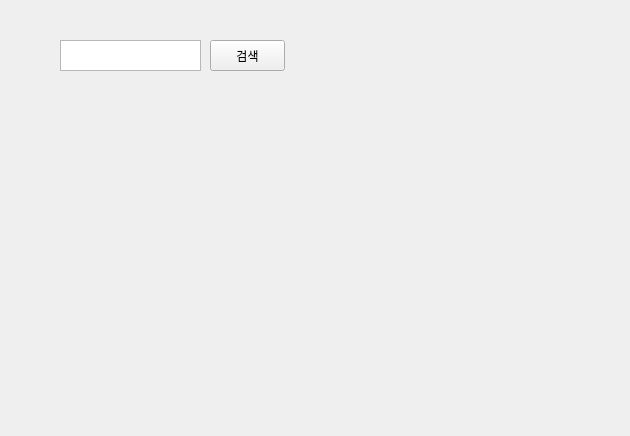
<?xml version="1.0" encoding="UTF-8"?>
<ui version="4.0">
 <class>Form</class>
 <widget class="QWidget" name="Form">
  <property name="geometry">
   <rect>
    <x>0</x>
    <y>0</y>
    <width>630</width>
    <height>436</height>
   </rect>
  </property>
  <property name="windowTitle">
   <string>Form</string>
  </property>
  <widget class="QTextEdit" name="textEdit">
   <property name="geometry">
    <rect>
     <x>60</x>
     <y>40</y>
     <width>141</width>
     <height>31</height>
    </rect>
   </property>
  </widget>
  <widget class="QPushButton" name="pushButton">
   <property name="geometry">
    <rect>
     <x>210</x>
     <y>40</y>
     <width>75</width>
     <height>31</height>
    </rect>
   </property>
   <property name="text">
    <string>검색</string>
   </property>
  </widget>
 </widget>
 <resources/>
 <connections/>
</ui>
